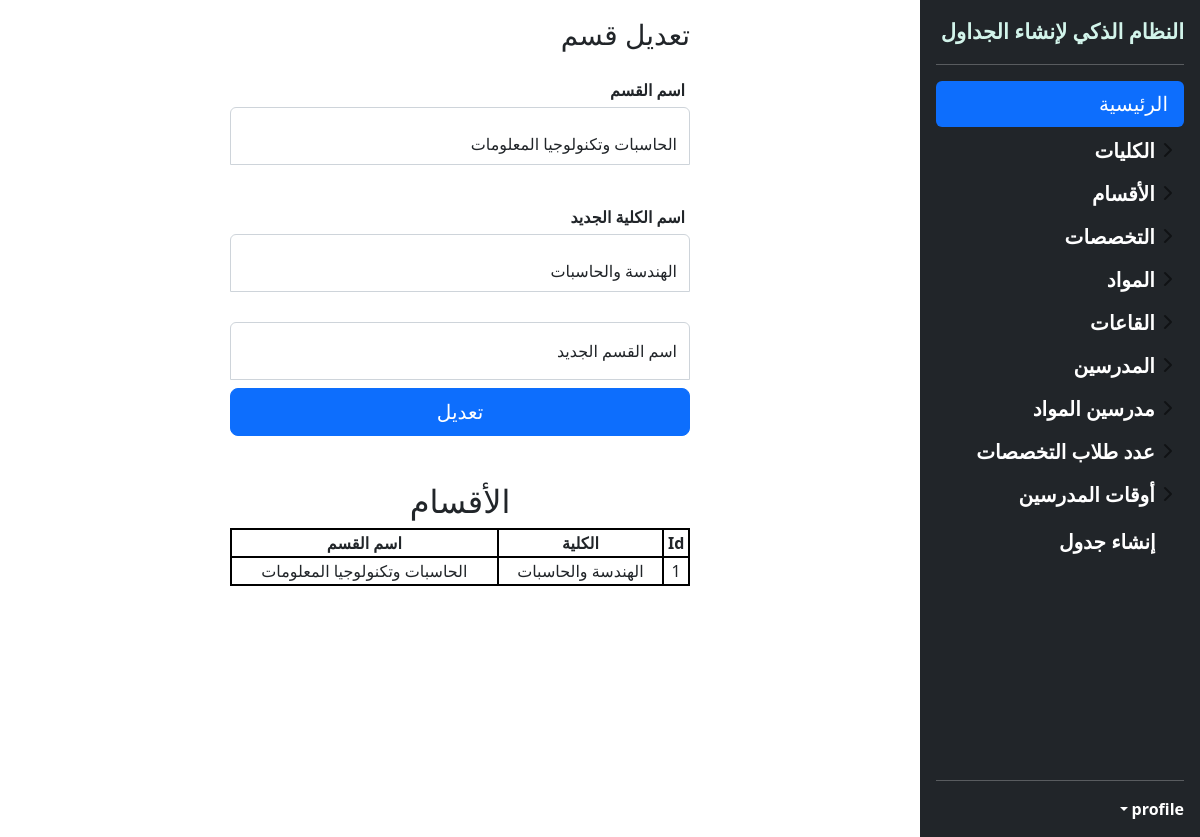
The app's page /update_dept, older data.
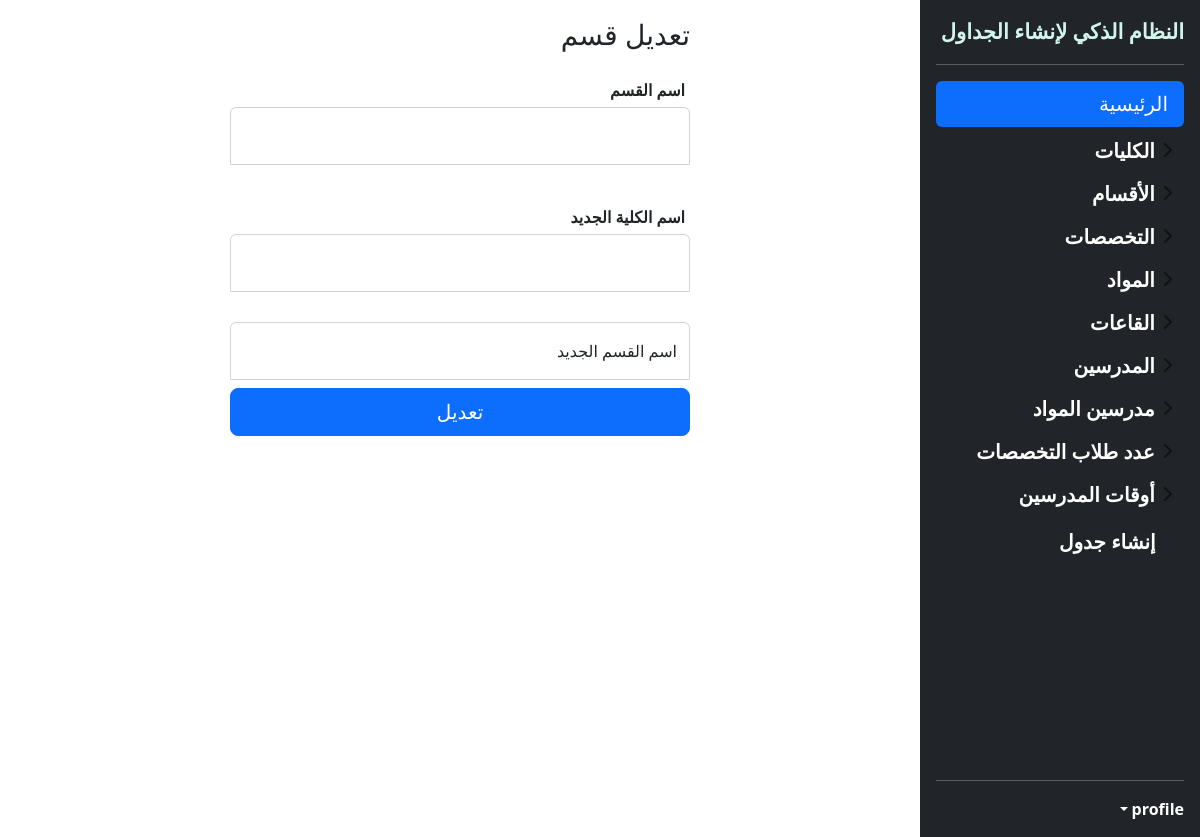
The same page, newer data.
### app.py (models this page shows)
class Department(db.Model):
    dept_id = db.Column(db.Integer, primary_key=True)
    coll = db.Column(db.Integer, db.ForeignKey('college.coll_id'), nullable=False)
    dept_name = db.Column(db.String(50), unique=True, nullable=False)
    majors = db.relationship("Major", backref="department")

class College(db.Model):
    coll_id = db.Column(db.Integer, primary_key=True)
    coll_name = db.Column(db.String(70), unique=True, nullable=False)
    departments = db.relationship("Department", backref="college")
    majors = db.relationship("Major", backref="college")
    teachers = db.relationship("Teacher", backref="college")

### app.py (the view, shortened to what this page needs)
@app.route('/update_dept', methods=['GET', 'POST'])
def update_dept():
    all_colls = db.session.query(College).all()
    all_depts = db.session.query(Department).all()
    return render_template('updateDept.html', all_colls=all_colls, all_depts=all_depts)

### templates/updateDept.html
{% include 'header.html' %}
<aside class="cont">
<main class="form-signin w-50 m-auto">
  <form action="{{ url_for('update_dept') }}" method="post">
    <h1 class="h3 mb-3 fw-normal">تعديل قسم</h1>
      <label class="lab">اسم القسم</label>
      <div class="form-floating">
      <select name="dName" class="form-control" id="floatingType">
          {% for d in all_depts %}
          <option>{{ d.dept_name }}</option>
          {% endfor %}
      </select>
    </div>
   <label class="lab">اسم الكلية الجديد</label>
      <div class="form-floating">
      <select name="cName" class="form-control" id="floatingType">
          {% for c in all_colls %}
          <option>{{ c.coll_name }}</option>
          {% endfor %}
      </select>
    </div>
    <div class="form-floating">
      <input type="text" autocomplete="off" class="form-control" name="newName" id="floatingInput" placeholder="اسم القسم" required>
      <label for="floatingInput">اسم القسم الجديد</label>
    </div>
    <button class="w-100 btn btn-lg btn-primary" type="submit">تعديل</button>
  </form>
        <article class="data">
        {% if all_depts != [] %}
            <h2>الأقسام</h2>
        <table class="tdata">
            <th>
            Id
            </th>
            <th>
                الكلية
            </th>
          <th>
                اسم القسم
            </th>
        <tr>
        {% for d in all_depts %}
                <td>{{ d.dept_id }}</td>
                {% for c in all_colls %}
                    {% if c.coll_id == d.coll %}
                    <td>{{ c.coll_name }}</td>
                    {% endif %}
                    {% endfor %}
            <td>{{ d.dept_name }}</td>
            </tr>
        {% endfor %}
            </table>
    {% endif %}
    </article>
</main>
</aside>
{% include 'footer.html' %}

Row changes from the older to the newer data that the page shows:
removed Department: dept_id "1", dept_name "الحاسبات وتكنولوجيا المعلومات"
removed College: coll_name "الهندسة والحاسبات"
Text that changed along with them:
form field dName: "الحاسبات وتكنولوجيا المعلومات" → (not shown)
form field cName: "الهندسة والحاسبات" → (not shown)
text no longer shown: "الأقسام Id الكلية اسم القسم"
